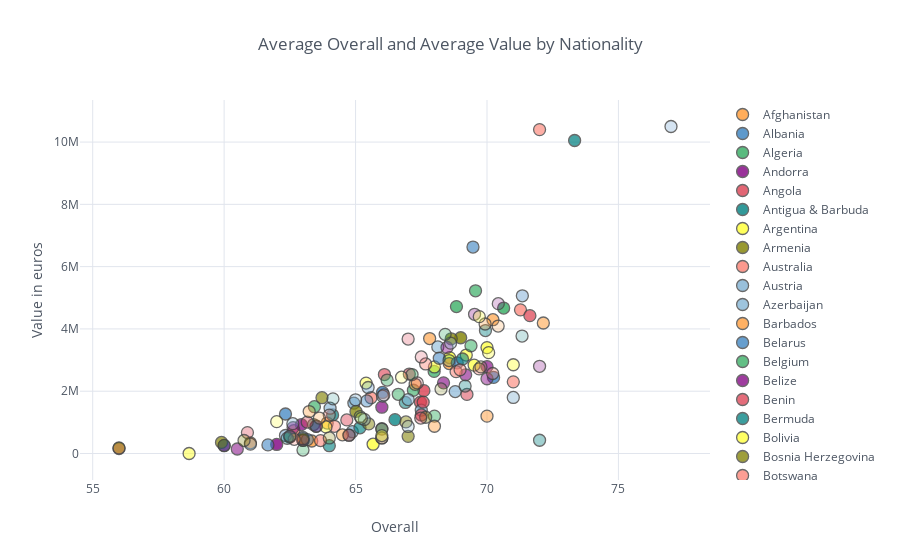

Write notebook code for a chart like this one.
### Code cell
data3.iplot(x='Overall', y='Value_euros', categories='Nationality',
           xTitle='Overall', yTitle='Value in euros',
           title='Average Overall and Average Value by Nationality')
